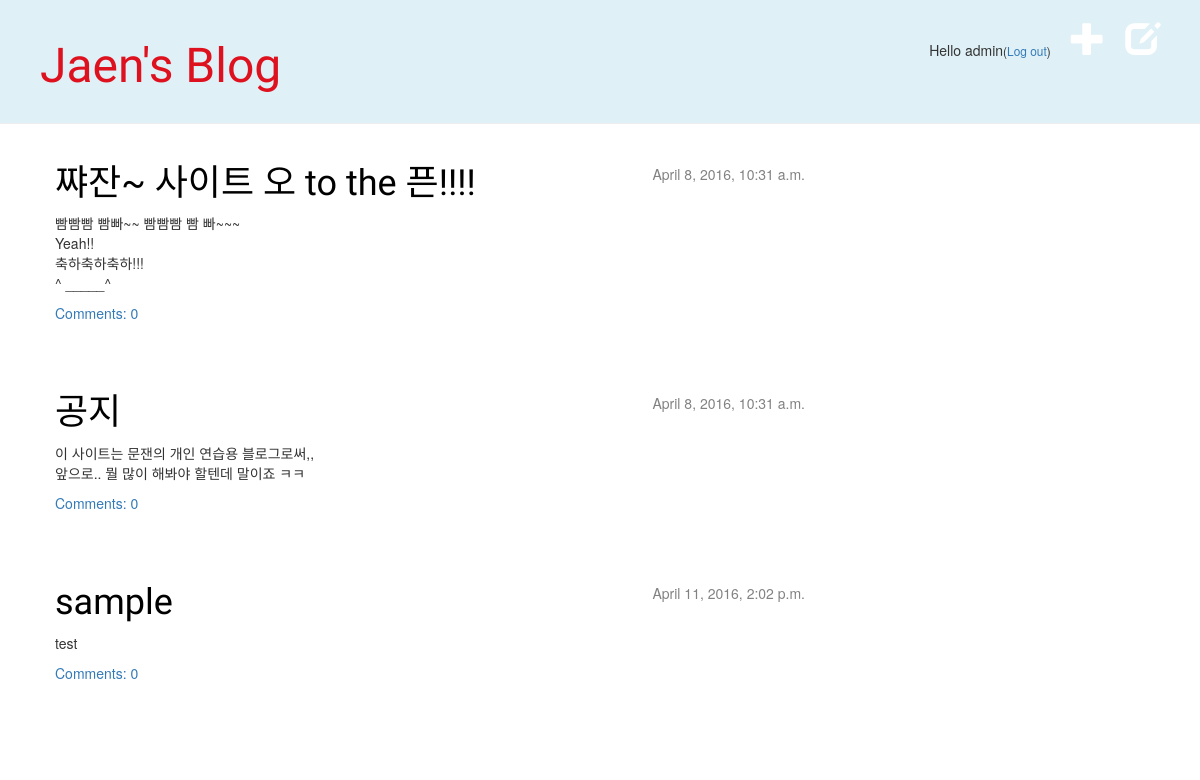
Before: / (signed in) with the older database file.
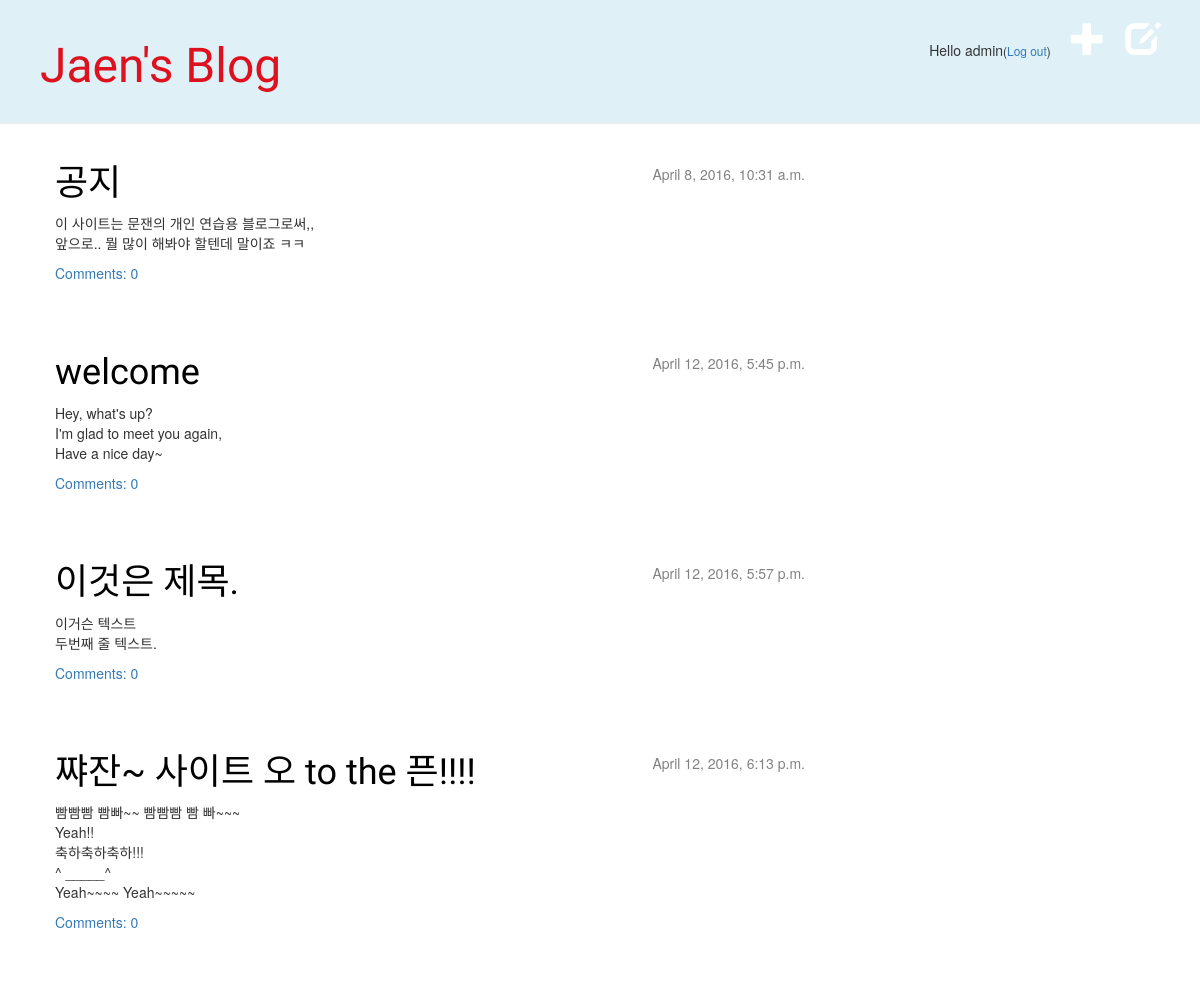
After: the same page with the newer database file.
### blog/models.py (models this page shows, shortened)
class Post(models.Model):
    author = models.ForeignKey('auth.User')
    title = models.CharField(max_length=200)
    text = models.TextField()
    created_date = models.DateTimeField(
            default=timezone.now)
    published_date = models.DateTimeField(
            blank=True, null=True)

### blog/views.py (the view)
# urls.py: url(r'^$', views.post_list, name='post_list'),
@login_required
def post_list(request):
    posts = Post.objects.filter(published_date__lte=timezone.now()).order_by('published_date')
    return render(request, 'blog/post_list.html', {'posts':posts})

### blog/templates/blog/post_list.html
{% extends 'blog/base.html' %}
{% block content %}
    {% for post in posts %}
        <div class="post">
            <div class="date">
                {{ post.published_date }}
            </div>
            <h1><a href="{% url 'post_detail' pk=post.pk %}">{{ post.title }}</a></h1>
            <p>{{ post.text|linebreaks }}</p>
            <a href="{% url 'blog.views.post_detail' pk=post.pk %}">Comments: {{ post.comments.count }}</a>
        </div>
    {% endfor %}
{% endblock content %}

Changed rows visible on the page:
added Post: published_date "April 12, 2016, 5:45 p.m.", title "welcome", text "Hey, what's up? I'm glad to meet you again, Have a nice day~", comments.count "0"
changed Post: published_date "April 11, 2016, 2:02 p.m." → "April 12, 2016, 5:57 p.m."; title "sample" → "이것은 제목."; text "test" → "이거슨 텍스트 두번째 줄 텍스트."
changed Post "쨔잔~ 사이트 오 to the 픈!!!!": published_date "April 8, 2016, 10:31 a.m." → "April 12, 2016, 6:13 p.m."; text "빰빰빰 빰빠~~ 빰빰빰 빰 빠~~~ Yeah!! 축하축하축하!!! ^ _____^" → "빰빰빰 빰빠~~ 빰빰빰 빰 빠~~~ Yeah!! 축하축하축하!!! ^ _____^ Yeah~~~~ Yeah~~~~~"; moves down the list
